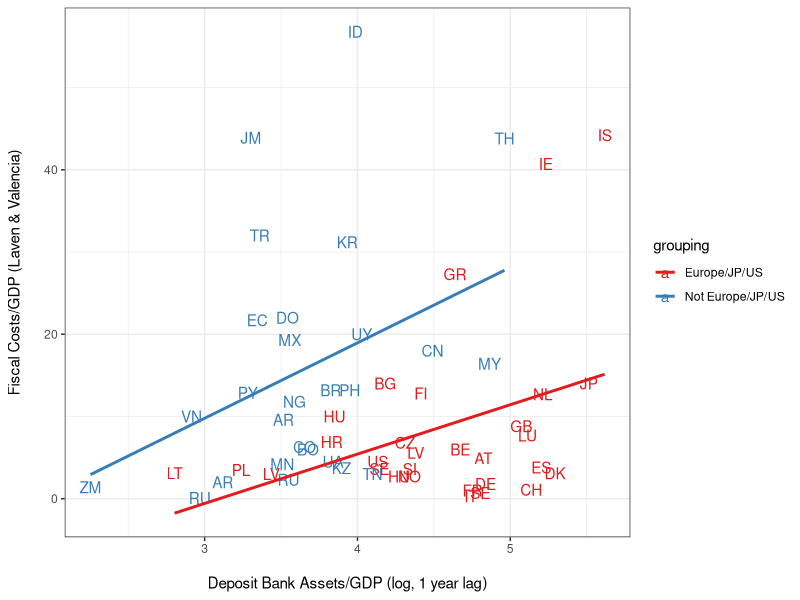
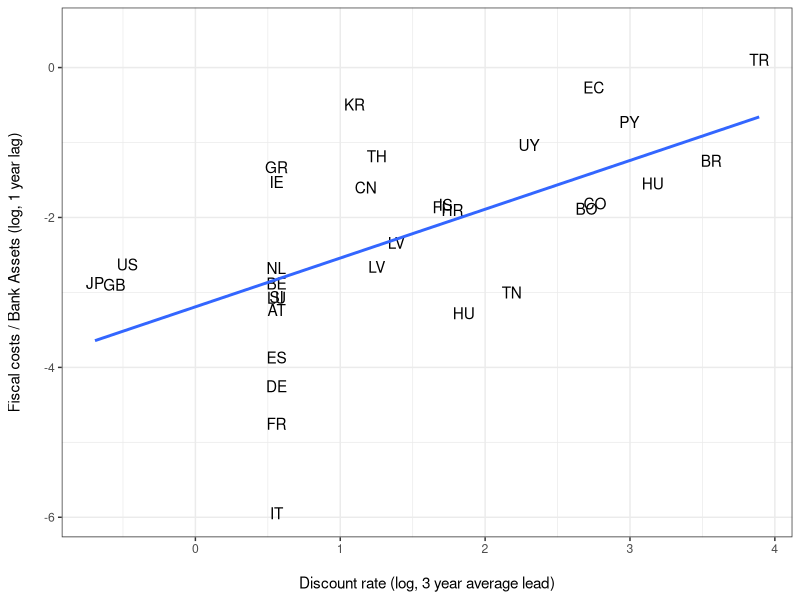

These figures' R source, in order:
################################################################################
# Explore relationship between crisis costs, banking system size, and
# discount rate
# Christopher Gandrud
# 20 January 2015
# MIT License
################################################################################

# Load required packages
library(ggplot2)

# Set working directory. Change as needed.
setwd('/git_repositories/ela_fiscal_costs/')

# Load data created by ELA_data_gather.R
comb_sub <- read.csv('source/data/main_data.csv')

#### Exploratory plots ####
png('figures/Size_Costs.png')
ggplot(comb_sub, aes(BankAssetsGDP_lag1_log, LV2012.Fiscal,
                     label = iso2c, color = grouping)) +
    geom_text() +
    scale_color_brewer(palette = 'Set1') +
    stat_smooth(method = 'lm', se = F) +
    xlab('\nDeposit Bank Assets/GDP (log, 1 year lag)') +
    ylab('Fiscal Costs/GDP (Laven & Valencia)\n') +
    theme_bw()
dev.off()

png('figures/DiscountRate_CostsStnd.png')
ggplot(comb_sub, aes(discount_rate_ma3_log, costs_deviation_log,
                     label = iso2c)) +
    geom_text() +
    stat_smooth(method = 'lm', se = F) +
    xlab('\nDiscount rate (log, 3 year average lead)') +
    ylab('Fiscal costs / Bank Assets (log, 1 year lag)\n') +
    theme_bw()
dev.off()

#### Exploritory regressions
m1 <- lm(LV2012.Fiscal ~ discount_rate_log + BankAssetsGDP_lag1_log,
         data = comb_sub)

m2 <- lm(LV2012.Fiscal ~ CentralBankAssetsGDP_lag1_log,
         data = comb_sub)

m3 <- lm(costs_deviation_log ~ discount_rate_ma3_log,
         data = comb_sub)
